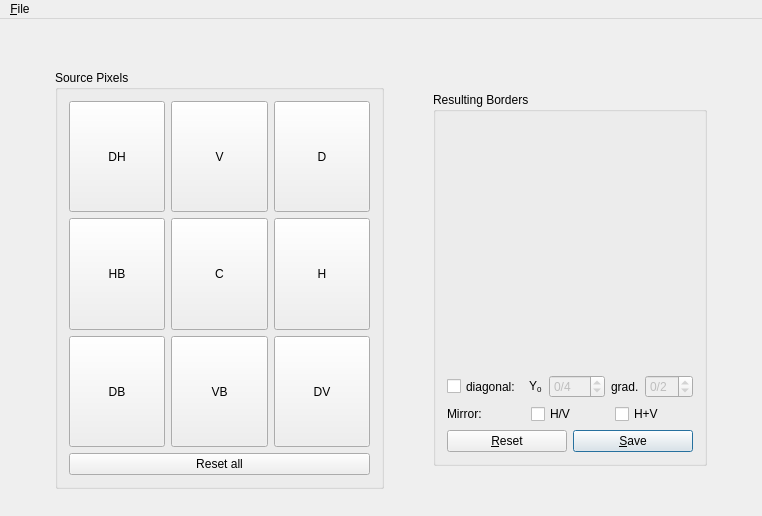
<?xml version="1.0" encoding="UTF-8"?>
<ui version="4.0">
 <author>Jörg Walter &lt;jwalt@garni.ch&gt;</author>
 <comment>Builds scaling tables for the DosBox OpenGL-HQ renderer
</comment>
 <class>TableBuilder</class>
 <widget class="QMainWindow" name="TableBuilder">
  <property name="geometry">
   <rect>
    <x>0</x>
    <y>0</y>
    <width>762</width>
    <height>516</height>
   </rect>
  </property>
  <property name="windowTitle">
   <string>DosBox OpenGL-HQ Table Builder</string>
  </property>
  <widget class="QWidget" name="widget">
   <layout class="QGridLayout">
    <item row="1" column="0">
     <spacer name="spacer2">
      <property name="orientation">
       <enum>Qt::Horizontal</enum>
      </property>
      <property name="sizeType">
       <enum>QSizePolicy::Expanding</enum>
      </property>
      <property name="sizeHint" stdset="0">
       <size>
        <width>44</width>
        <height>20</height>
       </size>
      </property>
     </spacer>
    </item>
    <item row="1" column="2">
     <spacer name="spacer1">
      <property name="orientation">
       <enum>Qt::Horizontal</enum>
      </property>
      <property name="sizeType">
       <enum>QSizePolicy::Expanding</enum>
      </property>
      <property name="sizeHint" stdset="0">
       <size>
        <width>43</width>
        <height>20</height>
       </size>
      </property>
     </spacer>
    </item>
    <item row="1" column="4">
     <spacer name="spacer3">
      <property name="orientation">
       <enum>Qt::Horizontal</enum>
      </property>
      <property name="sizeType">
       <enum>QSizePolicy::Expanding</enum>
      </property>
      <property name="sizeHint" stdset="0">
       <size>
        <width>44</width>
        <height>20</height>
       </size>
      </property>
     </spacer>
    </item>
    <item row="0" column="2">
     <spacer name="spacer5">
      <property name="orientation">
       <enum>Qt::Vertical</enum>
      </property>
      <property name="sizeType">
       <enum>QSizePolicy::Expanding</enum>
      </property>
      <property name="sizeHint" stdset="0">
       <size>
        <width>20</width>
        <height>40</height>
       </size>
      </property>
     </spacer>
    </item>
    <item row="1" column="3">
     <widget class="QGroupBox" name="groupBox2">
      <property name="sizePolicy">
       <sizepolicy hsizetype="Maximum" vsizetype="Maximum">
        <horstretch>1</horstretch>
        <verstretch>1</verstretch>
       </sizepolicy>
      </property>
      <property name="title">
       <string>Resulting Borders</string>
      </property>
      <layout class="QGridLayout">
       <item row="2" column="0" colspan="2">
        <layout class="QHBoxLayout">
         <item>
          <widget class="QCheckBox" name="dEnabled">
           <property name="sizePolicy">
            <sizepolicy hsizetype="Minimum" vsizetype="Preferred">
             <horstretch>0</horstretch>
             <verstretch>0</verstretch>
            </sizepolicy>
           </property>
           <property name="text">
            <string>diagonal:</string>
           </property>
          </widget>
         </item>
         <item>
          <layout class="QHBoxLayout">
           <item>
            <widget class="QLabel" name="y0Label">
             <property name="sizePolicy">
              <sizepolicy hsizetype="Maximum" vsizetype="Preferred">
               <horstretch>0</horstretch>
               <verstretch>0</verstretch>
              </sizepolicy>
             </property>
             <property name="text">
              <string>Y&lt;sub&gt;0&lt;/sub&gt;</string>
             </property>
             <property name="wordWrap">
              <bool>false</bool>
             </property>
            </widget>
           </item>
           <item>
            <widget class="QSpinBox" name="dY0">
             <property name="enabled">
              <bool>false</bool>
             </property>
             <property name="sizePolicy">
              <sizepolicy hsizetype="Minimum" vsizetype="Preferred">
               <horstretch>0</horstretch>
               <verstretch>0</verstretch>
              </sizepolicy>
             </property>
             <property name="suffix">
              <string>/4</string>
             </property>
             <property name="minimum">
              <number>-4</number>
             </property>
             <property name="maximum">
              <number>4</number>
             </property>
             <property name="singleStep">
              <number>1</number>
             </property>
             <property name="value">
              <number>0</number>
             </property>
            </widget>
           </item>
          </layout>
         </item>
         <item>
          <layout class="QHBoxLayout">
           <item>
            <widget class="QLabel" name="gradientLabel">
             <property name="sizePolicy">
              <sizepolicy hsizetype="Maximum" vsizetype="Preferred">
               <horstretch>0</horstretch>
               <verstretch>0</verstretch>
              </sizepolicy>
             </property>
             <property name="text">
              <string>grad.</string>
             </property>
             <property name="wordWrap">
              <bool>false</bool>
             </property>
            </widget>
           </item>
           <item>
            <widget class="QSpinBox" name="dGrad">
             <property name="enabled">
              <bool>false</bool>
             </property>
             <property name="sizePolicy">
              <sizepolicy hsizetype="Minimum" vsizetype="Preferred">
               <horstretch>0</horstretch>
               <verstretch>0</verstretch>
              </sizepolicy>
             </property>
             <property name="suffix">
              <string>/2</string>
             </property>
             <property name="minimum">
              <number>-4</number>
             </property>
             <property name="maximum">
              <number>4</number>
             </property>
            </widget>
           </item>
          </layout>
         </item>
        </layout>
       </item>
       <item row="4" column="0" colspan="2">
        <layout class="QHBoxLayout">
         <item>
          <widget class="QPushButton" name="resultReset">
           <property name="sizePolicy">
            <sizepolicy hsizetype="Minimum" vsizetype="Preferred">
             <horstretch>0</horstretch>
             <verstretch>0</verstretch>
            </sizepolicy>
           </property>
           <property name="text">
            <string>&amp;Reset</string>
           </property>
           <property name="shortcut">
            <string>Alt+R</string>
           </property>
          </widget>
         </item>
         <item>
          <widget class="QPushButton" name="resultSave">
           <property name="sizePolicy">
            <sizepolicy hsizetype="Minimum" vsizetype="Preferred">
             <horstretch>0</horstretch>
             <verstretch>0</verstretch>
            </sizepolicy>
           </property>
           <property name="text">
            <string>&amp;Save</string>
           </property>
           <property name="shortcut">
            <string>Alt+S</string>
           </property>
           <property name="autoDefault">
            <bool>true</bool>
           </property>
           <property name="default">
            <bool>true</bool>
           </property>
          </widget>
         </item>
        </layout>
       </item>
       <item row="3" column="0" colspan="2">
        <layout class="QHBoxLayout">
         <item>
          <widget class="QLabel" name="textLabel1_2">
           <property name="text">
            <string>Mirror:</string>
           </property>
           <property name="wordWrap">
            <bool>false</bool>
           </property>
          </widget>
         </item>
         <item>
          <widget class="QCheckBox" name="hMirror">
           <property name="text">
            <string>H/V</string>
           </property>
          </widget>
         </item>
         <item>
          <widget class="QCheckBox" name="hvMirror">
           <property name="text">
            <string>H+V</string>
           </property>
          </widget>
         </item>
        </layout>
       </item>
       <item row="0" column="0">
        <widget class="QPushButton" name="vBorder">
         <property name="sizePolicy">
          <sizepolicy hsizetype="Minimum" vsizetype="Minimum">
           <horstretch>0</horstretch>
           <verstretch>0</verstretch>
          </sizepolicy>
         </property>
         <property name="text">
          <string/>
         </property>
         <property name="checkable">
          <bool>true</bool>
         </property>
         <property name="flat">
          <bool>true</bool>
         </property>
        </widget>
       </item>
       <item row="1" column="1">
        <widget class="QPushButton" name="hBorder">
         <property name="sizePolicy">
          <sizepolicy hsizetype="Minimum" vsizetype="Minimum">
           <horstretch>0</horstretch>
           <verstretch>0</verstretch>
          </sizepolicy>
         </property>
         <property name="text">
          <string/>
         </property>
         <property name="checkable">
          <bool>true</bool>
         </property>
         <property name="flat">
          <bool>true</bool>
         </property>
        </widget>
       </item>
       <item row="1" column="0">
        <widget class="QCanvasView" name="borderDisplay" native="true">
         <property name="minimumSize">
          <size>
           <width>200</width>
           <height>200</height>
          </size>
         </property>
         <property name="maximumSize">
          <size>
           <width>200</width>
           <height>200</height>
          </size>
         </property>
        </widget>
       </item>
       <item row="0" column="1">
        <widget class="QPushButton" name="dBorder">
         <property name="sizePolicy">
          <sizepolicy hsizetype="Fixed" vsizetype="Fixed">
           <horstretch>0</horstretch>
           <verstretch>0</verstretch>
          </sizepolicy>
         </property>
         <property name="minimumSize">
          <size>
           <width>40</width>
           <height>40</height>
          </size>
         </property>
         <property name="maximumSize">
          <size>
           <width>40</width>
           <height>40</height>
          </size>
         </property>
         <property name="text">
          <string/>
         </property>
         <property name="checkable">
          <bool>true</bool>
         </property>
         <property name="flat">
          <bool>true</bool>
         </property>
        </widget>
       </item>
      </layout>
     </widget>
    </item>
    <item row="2" column="2">
     <spacer name="spacer4">
      <property name="orientation">
       <enum>Qt::Vertical</enum>
      </property>
      <property name="sizeType">
       <enum>QSizePolicy::Expanding</enum>
      </property>
      <property name="sizeHint" stdset="0">
       <size>
        <width>20</width>
        <height>16</height>
       </size>
      </property>
     </spacer>
    </item>
    <item row="1" column="1">
     <widget class="QGroupBox" name="groupBox1">
      <property name="sizePolicy">
       <sizepolicy hsizetype="Minimum" vsizetype="Minimum">
        <horstretch>1</horstretch>
        <verstretch>1</verstretch>
       </sizepolicy>
      </property>
      <property name="title">
       <string>Source Pixels</string>
      </property>
      <layout class="QGridLayout">
       <item row="3" column="0" colspan="3">
        <widget class="QPushButton" name="sourceReset">
         <property name="text">
          <string>Reset all</string>
         </property>
        </widget>
       </item>
       <item row="1" column="1">
        <widget class="QPushButton" name="cColor">
         <property name="sizePolicy">
          <sizepolicy hsizetype="Minimum" vsizetype="Minimum">
           <horstretch>1</horstretch>
           <verstretch>1</verstretch>
          </sizepolicy>
         </property>
         <property name="text">
          <string>C</string>
         </property>
        </widget>
       </item>
       <item row="0" column="0">
        <widget class="QPushButton" name="dhColor">
         <property name="sizePolicy">
          <sizepolicy hsizetype="Minimum" vsizetype="Minimum">
           <horstretch>1</horstretch>
           <verstretch>1</verstretch>
          </sizepolicy>
         </property>
         <property name="text">
          <string>DH</string>
         </property>
        </widget>
       </item>
       <item row="0" column="2">
        <widget class="QPushButton" name="dColor">
         <property name="sizePolicy">
          <sizepolicy hsizetype="Minimum" vsizetype="Minimum">
           <horstretch>1</horstretch>
           <verstretch>1</verstretch>
          </sizepolicy>
         </property>
         <property name="text">
          <string>D</string>
         </property>
        </widget>
       </item>
       <item row="1" column="2">
        <widget class="QPushButton" name="hColor">
         <property name="sizePolicy">
          <sizepolicy hsizetype="Minimum" vsizetype="Minimum">
           <horstretch>1</horstretch>
           <verstretch>1</verstretch>
          </sizepolicy>
         </property>
         <property name="text">
          <string>H</string>
         </property>
        </widget>
       </item>
       <item row="1" column="0">
        <widget class="QPushButton" name="hbColor">
         <property name="sizePolicy">
          <sizepolicy hsizetype="Minimum" vsizetype="Minimum">
           <horstretch>1</horstretch>
           <verstretch>1</verstretch>
          </sizepolicy>
         </property>
         <property name="text">
          <string>HB</string>
         </property>
        </widget>
       </item>
       <item row="2" column="0">
        <widget class="QPushButton" name="dbColor">
         <property name="sizePolicy">
          <sizepolicy hsizetype="Minimum" vsizetype="Minimum">
           <horstretch>1</horstretch>
           <verstretch>1</verstretch>
          </sizepolicy>
         </property>
         <property name="text">
          <string>DB</string>
         </property>
        </widget>
       </item>
       <item row="2" column="1">
        <widget class="QPushButton" name="vbColor">
         <property name="sizePolicy">
          <sizepolicy hsizetype="Minimum" vsizetype="Minimum">
           <horstretch>1</horstretch>
           <verstretch>1</verstretch>
          </sizepolicy>
         </property>
         <property name="text">
          <string>VB</string>
         </property>
        </widget>
       </item>
       <item row="2" column="2">
        <widget class="QPushButton" name="dvColor">
         <property name="sizePolicy">
          <sizepolicy hsizetype="Minimum" vsizetype="Minimum">
           <horstretch>1</horstretch>
           <verstretch>1</verstretch>
          </sizepolicy>
         </property>
         <property name="text">
          <string>DV</string>
         </property>
        </widget>
       </item>
       <item row="0" column="1">
        <widget class="QPushButton" name="vColor">
         <property name="sizePolicy">
          <sizepolicy hsizetype="Minimum" vsizetype="Minimum">
           <horstretch>1</horstretch>
           <verstretch>1</verstretch>
          </sizepolicy>
         </property>
         <property name="text">
          <string>V</string>
         </property>
        </widget>
       </item>
      </layout>
     </widget>
    </item>
   </layout>
  </widget>
  <widget class="QMenuBar" name="menubar">
   <property name="geometry">
    <rect>
     <x>0</x>
     <y>0</y>
     <width>762</width>
     <height>21</height>
    </rect>
   </property>
   <widget class="QMenu" name="fileMenu">
    <property name="title">
     <string>&amp;File</string>
    </property>
    <addaction name="fileNewAction"/>
    <addaction name="fileOpenAction"/>
    <addaction name="fileSaveAction"/>
    <addaction name="fileSaveAsAction"/>
    <addaction name="separator"/>
    <addaction name="fileExitAction"/>
   </widget>
   <addaction name="fileMenu"/>
  </widget>
  <action name="fileNewAction">
   <property name="icon">
    <iconset>
     <normaloff>image1</normaloff>image1</iconset>
   </property>
   <property name="text">
    <string>&amp;New</string>
   </property>
   <property name="iconText">
    <string>New</string>
   </property>
   <property name="shortcut">
    <string>Ctrl+N</string>
   </property>
   <property name="name" stdset="0">
    <cstring>fileNewAction</cstring>
   </property>
  </action>
  <action name="fileOpenAction">
   <property name="icon">
    <iconset>
     <normaloff>image2</normaloff>image2</iconset>
   </property>
   <property name="text">
    <string>&amp;Open...</string>
   </property>
   <property name="iconText">
    <string>Open</string>
   </property>
   <property name="shortcut">
    <string>Ctrl+O</string>
   </property>
   <property name="name" stdset="0">
    <cstring>fileOpenAction</cstring>
   </property>
  </action>
  <action name="fileSaveAction">
   <property name="icon">
    <iconset>
     <normaloff>image3</normaloff>image3</iconset>
   </property>
   <property name="text">
    <string>&amp;Save</string>
   </property>
   <property name="iconText">
    <string>Save</string>
   </property>
   <property name="shortcut">
    <string>Ctrl+S</string>
   </property>
   <property name="name" stdset="0">
    <cstring>fileSaveAction</cstring>
   </property>
  </action>
  <action name="fileSaveAsAction">
   <property name="text">
    <string>Save &amp;As...</string>
   </property>
   <property name="iconText">
    <string>Save As</string>
   </property>
   <property name="shortcut">
    <string/>
   </property>
   <property name="name" stdset="0">
    <cstring>fileSaveAsAction</cstring>
   </property>
  </action>
  <action name="fileExitAction">
   <property name="text">
    <string>E&amp;xit</string>
   </property>
   <property name="iconText">
    <string>Exit</string>
   </property>
   <property name="shortcut">
    <string/>
   </property>
   <property name="name" stdset="0">
    <cstring>fileExitAction</cstring>
   </property>
  </action>
 </widget>
 <layoutdefault spacing="6" margin="11"/>
 <customwidgets>
  <customwidget>
   <class>QCanvasView</class>
   <extends>QWidget</extends>
   <header>qcanvasview.h</header>
  </customwidget>
 </customwidgets>
 <includes>
  <include location="local">qcanvasview.h</include>
 </includes>
 <resources/>
 <connections>
  <connection>
   <sender>fileNewAction</sender>
   <signal>activated()</signal>
   <receiver>TableBuilder</receiver>
   <slot>file_new()</slot>
   <hints>
    <hint type="sourcelabel">
     <x>-1</x>
     <y>-1</y>
    </hint>
    <hint type="destinationlabel">
     <x>20</x>
     <y>20</y>
    </hint>
   </hints>
  </connection>
  <connection>
   <sender>fileExitAction</sender>
   <signal>activated()</signal>
   <receiver>TableBuilder</receiver>
   <slot>close()</slot>
   <hints>
    <hint type="sourcelabel">
     <x>-1</x>
     <y>-1</y>
    </hint>
    <hint type="destinationlabel">
     <x>20</x>
     <y>20</y>
    </hint>
   </hints>
  </connection>
  <connection>
   <sender>sourceReset</sender>
   <signal>clicked()</signal>
   <receiver>TableBuilder</receiver>
   <slot>sourceReset_clicked()</slot>
   <hints>
    <hint type="sourcelabel">
     <x>20</x>
     <y>20</y>
    </hint>
    <hint type="destinationlabel">
     <x>20</x>
     <y>20</y>
    </hint>
   </hints>
  </connection>
  <connection>
   <sender>resultReset</sender>
   <signal>clicked()</signal>
   <receiver>TableBuilder</receiver>
   <slot>resultReset_clicked()</slot>
   <hints>
    <hint type="sourcelabel">
     <x>20</x>
     <y>20</y>
    </hint>
    <hint type="destinationlabel">
     <x>20</x>
     <y>20</y>
    </hint>
   </hints>
  </connection>
  <connection>
   <sender>dEnabled</sender>
   <signal>toggled(bool)</signal>
   <receiver>dGrad</receiver>
   <slot>setEnabled(bool)</slot>
   <hints>
    <hint type="sourcelabel">
     <x>20</x>
     <y>20</y>
    </hint>
    <hint type="destinationlabel">
     <x>20</x>
     <y>20</y>
    </hint>
   </hints>
  </connection>
  <connection>
   <sender>dEnabled</sender>
   <signal>toggled(bool)</signal>
   <receiver>dY0</receiver>
   <slot>setEnabled(bool)</slot>
   <hints>
    <hint type="sourcelabel">
     <x>20</x>
     <y>20</y>
    </hint>
    <hint type="destinationlabel">
     <x>20</x>
     <y>20</y>
    </hint>
   </hints>
  </connection>
  <connection>
   <sender>resultSave</sender>
   <signal>clicked()</signal>
   <receiver>TableBuilder</receiver>
   <slot>resultSave_clicked()</slot>
   <hints>
    <hint type="sourcelabel">
     <x>20</x>
     <y>20</y>
    </hint>
    <hint type="destinationlabel">
     <x>20</x>
     <y>20</y>
    </hint>
   </hints>
  </connection>
  <connection>
   <sender>dhColor</sender>
   <signal>clicked()</signal>
   <receiver>TableBuilder</receiver>
   <slot>dhColor_clicked()</slot>
   <hints>
    <hint type="sourcelabel">
     <x>20</x>
     <y>20</y>
    </hint>
    <hint type="destinationlabel">
     <x>20</x>
     <y>20</y>
    </hint>
   </hints>
  </connection>
  <connection>
   <sender>vColor</sender>
   <signal>clicked()</signal>
   <receiver>TableBuilder</receiver>
   <slot>vColor_clicked()</slot>
   <hints>
    <hint type="sourcelabel">
     <x>20</x>
     <y>20</y>
    </hint>
    <hint type="destinationlabel">
     <x>20</x>
     <y>20</y>
    </hint>
   </hints>
  </connection>
  <connection>
   <sender>dColor</sender>
   <signal>clicked()</signal>
   <receiver>TableBuilder</receiver>
   <slot>dColor_clicked()</slot>
   <hints>
    <hint type="sourcelabel">
     <x>20</x>
     <y>20</y>
    </hint>
    <hint type="destinationlabel">
     <x>20</x>
     <y>20</y>
    </hint>
   </hints>
  </connection>
  <connection>
   <sender>hbColor</sender>
   <signal>clicked()</signal>
   <receiver>TableBuilder</receiver>
   <slot>hbColor_clicked()</slot>
   <hints>
    <hint type="sourcelabel">
     <x>20</x>
     <y>20</y>
    </hint>
    <hint type="destinationlabel">
     <x>20</x>
     <y>20</y>
    </hint>
   </hints>
  </connection>
  <connection>
   <sender>cColor</sender>
   <signal>clicked()</signal>
   <receiver>TableBuilder</receiver>
   <slot>cColor_clicked()</slot>
   <hints>
    <hint type="sourcelabel">
     <x>20</x>
     <y>20</y>
    </hint>
    <hint type="destinationlabel">
     <x>20</x>
     <y>20</y>
    </hint>
   </hints>
  </connection>
  <connection>
   <sender>hColor</sender>
   <signal>clicked()</signal>
   <receiver>TableBuilder</receiver>
   <slot>hColor_clicked()</slot>
   <hints>
    <hint type="sourcelabel">
     <x>20</x>
     <y>20</y>
    </hint>
    <hint type="destinationlabel">
     <x>20</x>
     <y>20</y>
    </hint>
   </hints>
  </connection>
  <connection>
   <sender>dbColor</sender>
   <signal>clicked()</signal>
   <receiver>TableBuilder</receiver>
   <slot>dbColor_clicked()</slot>
   <hints>
    <hint type="sourcelabel">
     <x>20</x>
     <y>20</y>
    </hint>
    <hint type="destinationlabel">
     <x>20</x>
     <y>20</y>
    </hint>
   </hints>
  </connection>
  <connection>
   <sender>vbColor</sender>
   <signal>clicked()</signal>
   <receiver>TableBuilder</receiver>
   <slot>vbColor_clicked()</slot>
   <hints>
    <hint type="sourcelabel">
     <x>20</x>
     <y>20</y>
    </hint>
    <hint type="destinationlabel">
     <x>20</x>
     <y>20</y>
    </hint>
   </hints>
  </connection>
  <connection>
   <sender>dvColor</sender>
   <signal>clicked()</signal>
   <receiver>TableBuilder</receiver>
   <slot>dvColor_clicked()</slot>
   <hints>
    <hint type="sourcelabel">
     <x>20</x>
     <y>20</y>
    </hint>
    <hint type="destinationlabel">
     <x>20</x>
     <y>20</y>
    </hint>
   </hints>
  </connection>
  <connection>
   <sender>vBorder</sender>
   <signal>toggled(bool)</signal>
   <receiver>TableBuilder</receiver>
   <slot>result_changed()</slot>
   <hints>
    <hint type="sourcelabel">
     <x>20</x>
     <y>20</y>
    </hint>
    <hint type="destinationlabel">
     <x>20</x>
     <y>20</y>
    </hint>
   </hints>
  </connection>
  <connection>
   <sender>dBorder</sender>
   <signal>toggled(bool)</signal>
   <receiver>TableBuilder</receiver>
   <slot>result_changed()</slot>
   <hints>
    <hint type="sourcelabel">
     <x>20</x>
     <y>20</y>
    </hint>
    <hint type="destinationlabel">
     <x>20</x>
     <y>20</y>
    </hint>
   </hints>
  </connection>
  <connection>
   <sender>hBorder</sender>
   <signal>toggled(bool)</signal>
   <receiver>TableBuilder</receiver>
   <slot>result_changed()</slot>
   <hints>
    <hint type="sourcelabel">
     <x>20</x>
     <y>20</y>
    </hint>
    <hint type="destinationlabel">
     <x>20</x>
     <y>20</y>
    </hint>
   </hints>
  </connection>
  <connection>
   <sender>dEnabled</sender>
   <signal>toggled(bool)</signal>
   <receiver>TableBuilder</receiver>
   <slot>result_changed()</slot>
   <hints>
    <hint type="sourcelabel">
     <x>20</x>
     <y>20</y>
    </hint>
    <hint type="destinationlabel">
     <x>20</x>
     <y>20</y>
    </hint>
   </hints>
  </connection>
  <connection>
   <sender>dY0</sender>
   <signal>valueChanged(int)</signal>
   <receiver>TableBuilder</receiver>
   <slot>result_changed()</slot>
   <hints>
    <hint type="sourcelabel">
     <x>20</x>
     <y>20</y>
    </hint>
    <hint type="destinationlabel">
     <x>20</x>
     <y>20</y>
    </hint>
   </hints>
  </connection>
  <connection>
   <sender>dGrad</sender>
   <signal>valueChanged(int)</signal>
   <receiver>TableBuilder</receiver>
   <slot>result_changed()</slot>
   <hints>
    <hint type="sourcelabel">
     <x>20</x>
     <y>20</y>
    </hint>
    <hint type="destinationlabel">
     <x>20</x>
     <y>20</y>
    </hint>
   </hints>
  </connection>
  <connection>
   <sender>fileOpenAction</sender>
   <signal>activated()</signal>
   <receiver>TableBuilder</receiver>
   <slot>fileOpenAction_activated()</slot>
   <hints>
    <hint type="sourcelabel">
     <x>-1</x>
     <y>-1</y>
    </hint>
    <hint type="destinationlabel">
     <x>20</x>
     <y>20</y>
    </hint>
   </hints>
  </connection>
  <connection>
   <sender>fileSaveAction</sender>
   <signal>activated()</signal>
   <receiver>TableBuilder</receiver>
   <slot>fileSaveAction_activated()</slot>
   <hints>
    <hint type="sourcelabel">
     <x>-1</x>
     <y>-1</y>
    </hint>
    <hint type="destinationlabel">
     <x>20</x>
     <y>20</y>
    </hint>
   </hints>
  </connection>
  <connection>
   <sender>fileSaveAsAction</sender>
   <signal>activated()</signal>
   <receiver>TableBuilder</receiver>
   <slot>fileSaveAsAction_activated()</slot>
   <hints>
    <hint type="sourcelabel">
     <x>-1</x>
     <y>-1</y>
    </hint>
    <hint type="destinationlabel">
     <x>20</x>
     <y>20</y>
    </hint>
   </hints>
  </connection>
 </connections>
</ui>
